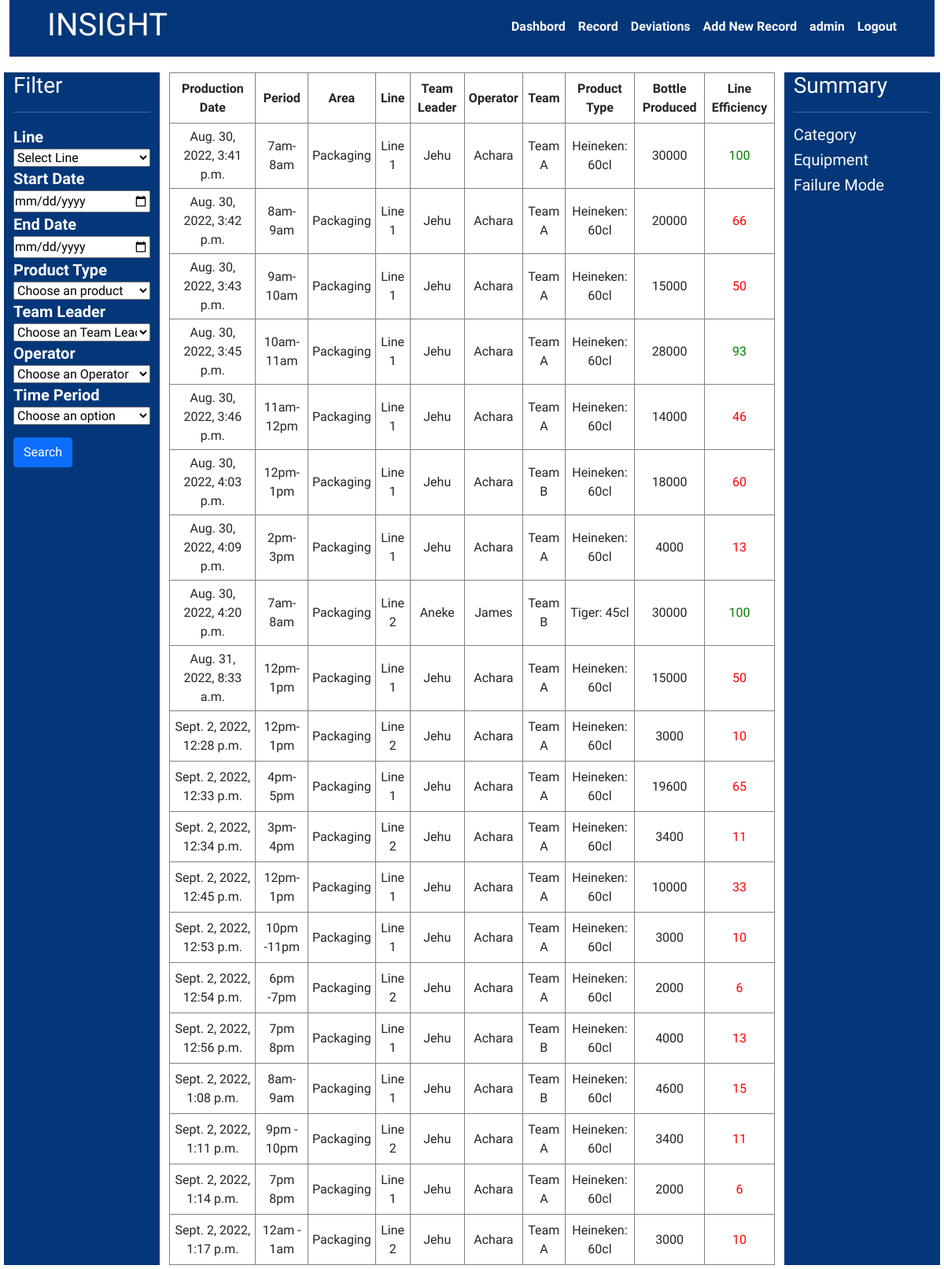
The page /insight/ (signed in) on the database its author committed.
### accounts/models.py (models this page shows, shortened)
class AccountsUser(AbstractBaseUser,PermissionsMixin):
    email =models.EmailField(unique=True)
    sap_no =models.PositiveIntegerField()
    user_name =models.CharField(max_length=20)
    first_name =models.CharField(max_length=50,blank=True)
    last_name =models.CharField(max_length=50,blank=True)
    is_active =models.BooleanField(default=False)
    is_staff =models.BooleanField(default=False)
    created_on =models.DateTimeField(auto_now_add=True)
    objects = CustomAccountManager()
    USERNAME_FIELD ='email'
    REQUIRED_FIELDS = ['user_name','sap_no','first_name','last_name']

### insight/models.py (models this page shows, shortened)
class InsightData(models.Model):
    area =models.ForeignKey(Area,on_delete=models.CASCADE)
    line =models.ForeignKey(Line,on_delete=models.CASCADE)
    line_speed =models.ForeignKey(Line_speed,on_delete=models.CASCADE)
    shift_type =models.ForeignKey(Shift_type,on_delete=models.CASCADE)
    line_manager =models.ForeignKey(Line_manager,default='Oyom',on_delete=models.SET_DEFAULT)
    team_leader =models.ForeignKey(Team_leader,on_delete=models.SET_DEFAULT,default='Oyom')
    data_operator = models.ForeignKey(Data_operator,on_delete=models.SET_DEFAULT,default='Oyom')
    production_team =models.ForeignKey(Production_team,on_delete=models.CASCADE)
    product_type =models.ForeignKey(Product_type,on_delete=models.SET_DEFAULT,default='no-name')
    time_period =models.ForeignKey(Time_period,on_delete=models.CASCADE)
    last_counter_reading =models.PositiveIntegerField(default=0)
    new_counter_reading =models.PositiveIntegerField()
    production_date =models.DateTimeField(auto_now_add=True)
    modified_date =models.DateTimeField(auto_now=True)
    bbt_no =models.CharField(max_length=6)
    bottle_produced =models.PositiveIntegerField(null=True,blank=True)
    deviation_duration =models.PositiveIntegerField(null=True,blank=True)
    line_output =models.PositiveIntegerField(null=True,blank=True)
    opi =models.DecimalField(max_digits=5,decimal_places=2,null=True,blank=True)
    deviation_data=models.ManyToManyField('Deviation',blank=True)

class Time_period(models.Model):
    name = models.CharField(max_length=100)
    def __str__(self):
        return self.name

class Area(models.Model):
    name = models.CharField(max_length=100,)
    def __str__(self):
     return self.name

class Line(models.Model):
    name = models.CharField(max_length=100)
    def __str__(self):
        return self.name

class Team_leader(models.Model):
    name = models.CharField(max_length=100)
    def __str__(self):
        return self.name

class Data_operator(models.Model):
    name = models.CharField(max_length=100)
    def __str__(self):
        return self.name

class Production_team(models.Model):
    name = models.CharField(max_length=100)
    def __str__(self):
        return self.name

class Product_type(models.Model):
    name = models.CharField(max_length=50)
    bottle_size =models.CharField(max_length=50)
    bottles_per_carton =models.PositiveIntegerField()
    def __str__(self):
        return f'{self.name}: {self.bottle_size}'

### insight/views.py (the view)
# urls.py: path('',InsightDataListView.as_view(),name='list-data'),
class InsightDataListView(LoginRequiredMixin,ListView):
    login_url = '/accounts/login'
    model = InsightData
    template_name = "insight/list-data.html"
    context_object_name= 'datas'
    def get_context_data(self, **kwargs):
        product_type= Product_type.objects.all()
        team_leader =Team_leader.objects.all()
        operators =Data_operator.objects.all()
        lines =Line.objects.all()
        time_period =Time_period.objects.all()
        datas=super().get_context_data(**kwargs)
        datas['products']=product_type
        datas['leaders']=team_leader
        datas['operators']=operators
        datas['lines']=lines
        datas['times']=time_period
        return datas
    def get_queryset(self):
        qs=super().get_queryset()
        start_date=self.request.GET.get('start-date')
        end_date=self.request.GET.get('end-date')
        line= self.request.GET.get('line')
        product =self.request.GET.get('product-type')
        team_lead = self.request.GET.get('team-leader')
        data_operator = self.request.GET.get('operator')
        time =self.request.GET.get('time-period')
        if line !='' and line is not None:
             qs= qs.filter(line__id=line)
        if product !='' and  product is not None:
             qs= qs.filter(product_type__id=product)
        if team_lead !='' and  team_lead is not None:
             qs= qs.filter(team_leader__id=team_lead)
        if data_operator !='' and  data_operator is not None:
             qs= qs.filter(data_operator__id=data_operator)
        if time !='' and  time is not None:
             qs= qs.filter(time_period__id=time)
        if start_date !='' and start_date is not None:
            qs =qs.filter(production_date__gte= start_date)
        if end_date !='' and end_date is not None:
            qs =qs.filter(production_date__lte= end_date)
        return qs

### insight/templates/insight/list-data.html
{% extends 'base.html' %} {% block content %} {% include 'navbar.html' %}
<div class="kpi">
  <div class="row">
    <div class="col-2 content-sidebar">
      <h3>Filter</h3>
      <hr />
      {% include 'insight/perfomance-filter.html' %}
    </div>
    <div class="col-8 content-table">
      <table>
        <thead>
          <tr>
            <th>Production Date</th>
            <th>Period</th>
            <th>Area</th>
            <th>Line</th>
            <th>Team Leader</th>
            <th>Operator</th>
            <th>Team</th>
            <th>Product Type</th>
            <th>Bottle Produced</th>
            <th>Line Efficiency</th>
          </tr>
        </thead>
        <tbody>
          {% for data in datas %}
          <tr>
            <td>{{data.production_date}}</td>
            <td>{{data.time_period}}</td>
            <td>{{data.area}}</td>
            <td>{{data.line}}</td>
            <td>{{data.team_leader}}</td>
            <td>{{data.data_operator}}</td>
            <td>{{data.production_team}}</td>
            <td>{{data.product_type}}</td>
            <td>{{data.bottle_produced}}</td>
            <td class="opi">{{data.line_output}}</td>
          </tr>
          {% endfor %}
        </tbody>
      </table>
    </div>
    <div class="col-2 content-sidebar">
      <h3>Summary</h3>
      <hr />
      <h5>Category</h5>
      <h5>Equipment</h5>
      <h5>Failure Mode</h5>
    </div>
  </div>
</div>
{% endblock content %}

### templates/navbar.html (shortened to what this page needs)
<header class="navbar navbar-light" style="background-color: var(--nav)">
  <div class="logo px-5">
    <h1><a href="#">INSIGHT</a></h1>
  </div>
  {% if user.is_authenticated %}
  <nav class="nav nav-masthead justify-content-end float-md-end px-5">
    <a class="nav-link" href="{% url 'dashboard' %}">Dashbord</a>
    <a class="nav-link" href="{% url 'list-data' %}">Record</a>
        <a class="nav-link" href="{% url 'list-deviation' %}">Deviations</a>
    <a class="nav-link" href="{% url 'create-data' %}">Add New Record</a>
    <a class="nav-link" href="#"> {{user.user_name}}</a>
    <a class="nav-link" href="{% url 'logout' %}">Logout</a>
  </nav>
  {% endif %}
</header>

### static/css/style.css (style rules this page uses)
:root { --nav: #043779; --content: #ffffff; --textcontent: #fefefe; --bs-blue: #0d6efd; --bs-indigo: #6610f2; --bs-purple: #6f42c1; --bs-pink: #d63384; --bs-red: #dc3545; --bs-orange: #fd7e14; --bs-yellow: #ffc107; --bs-green: #198754; --bs-teal: #20c997; --bs-cyan: #0dcaf0; --bs-white: #fff; --bs-gray: #6c757d; --bs-gray-dark: #343a40; --bs-primary: #0d6efd; --bs-secondary: #6c757d; --bs-success: #198754; --bs-info: #0dcaf0; --bs-warning: #ffc107; --bs-danger: #dc3545; --bs-light: #f8f9fa; --bs-dark: #212529; --bs-font-sans-serif: system-ui, -apple-system, "Segoe UI", Roboto, "Helvetica Neue", Arial, "Noto Sans", "Liberation Sans", sans-serif, "Apple Color Emoji", "Segoe UI Emoji", "Segoe UI Symbol", "Noto Color Emoji"; --bs-font-monospace: SFMono-Regular, Menlo, Monaco, Consolas, "Liberation Mono", "Courier New", monospace; --bs-gradient: linear-gradient( 180deg, rgba(255, 255, 255, 0.15), rgba(255, 255, 255, 0) ); }
* { padding: 0; margin: 0; box-sizing: border-box; }
a { text-decoration: none; color: var(--textcontent); }
body { font-family: "Source Sans Pro", sans-serif; }
.nav-masthead .nav-link { padding: 0.25rem 0; font-weight: 700; color: var(--textcontent); background-color: transparent; border-bottom: 0.25rem solid transparent; }
.nav-masthead .nav-link + .nav-link { margin-left: 1rem; }
.navbar { display: flex; justify-content: space-between; }
.kpi { margin: 20px 5px 5px 5px; }
.content-sidebar { background-color: var(--nav); color: var(--textcontent); }
.k-table table, td, th { border: 1px solid gray; border-collapse: collapse; text-align: center; height: 4em; padding: 5px; }
.opi-green { color: green; }
.opi-red { color: red; }

### rows shown on the page
AccountsUser: user_name "admin"
InsightData: production_date "Aug. 30, 2022, 3:41 p.m.", time_period "7am-8am", area "Packaging", line "Line 1", team_leader "Jehu", data_operator "Achara", production_team "Team A", product_type "Heineken: 60cl", bottle_produced "30000", line_output "100"
InsightData: production_date "Aug. 30, 2022, 3:42 p.m.", time_period "8am-9am", area "Packaging", line "Line 1", team_leader "Jehu", data_operator "Achara", production_team "Team A", product_type "Heineken: 60cl", bottle_produced "20000", line_output "66"
InsightData: production_date "Aug. 30, 2022, 3:43 p.m.", time_period "9am-10am", area "Packaging", line "Line 1", team_leader "Jehu", data_operator "Achara", production_team "Team A", product_type "Heineken: 60cl", bottle_produced "15000", line_output "50"
InsightData: production_date "Aug. 30, 2022, 3:45 p.m.", time_period "10am-11am", area "Packaging", line "Line 1", team_leader "Jehu", data_operator "Achara", production_team "Team A", product_type "Heineken: 60cl", bottle_produced "28000", line_output "93"
InsightData: production_date "Aug. 30, 2022, 3:46 p.m.", time_period "11am-12pm", area "Packaging", line "Line 1", team_leader "Jehu", data_operator "Achara", production_team "Team A", product_type "Heineken: 60cl", bottle_produced "14000", line_output "46"
InsightData: production_date "Aug. 30, 2022, 4:03 p.m.", time_period "12pm-1pm", area "Packaging", line "Line 1", team_leader "Jehu", data_operator "Achara", production_team "Team B", product_type "Heineken: 60cl", bottle_produced "18000", line_output "60"
InsightData: production_date "Aug. 30, 2022, 4:09 p.m.", time_period "2pm-3pm", area "Packaging", line "Line 1", team_leader "Jehu", data_operator "Achara", production_team "Team A", product_type "Heineken: 60cl", bottle_produced "4000", line_output "13"
InsightData: production_date "Aug. 30, 2022, 4:20 p.m.", time_period "7am-8am", area "Packaging", line "Line 2", team_leader "Aneke", data_operator "James", production_team "Team B", product_type "Tiger: 45cl", bottle_produced "30000", line_output "100"
InsightData: production_date "Aug. 31, 2022, 8:33 a.m.", time_period "12pm-1pm", area "Packaging", line "Line 1", team_leader "Jehu", data_operator "Achara", production_team "Team A", product_type "Heineken: 60cl", bottle_produced "15000", line_output "50"
InsightData: production_date "Sept. 2, 2022, 12:28 p.m.", time_period "12pm-1pm", area "Packaging", line "Line 2", team_leader "Jehu", data_operator "Achara", production_team "Team A", product_type "Heineken: 60cl", bottle_produced "3000", line_output "10"
InsightData: production_date "Sept. 2, 2022, 12:33 p.m.", time_period "4pm-5pm", area "Packaging", line "Line 1", team_leader "Jehu", data_operator "Achara", production_team "Team A", product_type "Heineken: 60cl", bottle_produced "19600", line_output "65"
InsightData: production_date "Sept. 2, 2022, 12:34 p.m.", time_period "3pm-4pm", area "Packaging", line "Line 2", team_leader "Jehu", data_operator "Achara", production_team "Team A", product_type "Heineken: 60cl", bottle_produced "3400", line_output "11"
InsightData: production_date "Sept. 2, 2022, 12:45 p.m.", time_period "12pm-1pm", area "Packaging", line "Line 1", team_leader "Jehu", data_operator "Achara", production_team "Team A", product_type "Heineken: 60cl", bottle_produced "10000", line_output "33"
InsightData: production_date "Sept. 2, 2022, 12:53 p.m.", time_period "10pm -11pm", area "Packaging", line "Line 1", team_leader "Jehu", data_operator "Achara", production_team "Team A", product_type "Heineken: 60cl", bottle_produced "3000", line_output "10"
InsightData: production_date "Sept. 2, 2022, 12:54 p.m.", time_period "6pm -7pm", area "Packaging", line "Line 2", team_leader "Jehu", data_operator "Achara", production_team "Team A", product_type "Heineken: 60cl", bottle_produced "2000", line_output "6"
InsightData: production_date "Sept. 2, 2022, 12:56 p.m.", time_period "7pm 8pm", area "Packaging", line "Line 1", team_leader "Jehu", data_operator "Achara", production_team "Team B", product_type "Heineken: 60cl", bottle_produced "4000", line_output "13"
InsightData: production_date "Sept. 2, 2022, 1:08 p.m.", time_period "8am-9am", area "Packaging", line "Line 1", team_leader "Jehu", data_operator "Achara", production_team "Team B", product_type "Heineken: 60cl", bottle_produced "4600", line_output "15"
InsightData: production_date "Sept. 2, 2022, 1:11 p.m.", time_period "9pm - 10pm", area "Packaging", line "Line 2", team_leader "Jehu", data_operator "Achara", production_team "Team A", product_type "Heineken: 60cl", bottle_produced "3400", line_output "11"
InsightData: production_date "Sept. 2, 2022, 1:14 p.m.", time_period "7pm 8pm", area "Packaging", line "Line 1", team_leader "Jehu", data_operator "Achara", production_team "Team A", product_type "Heineken: 60cl", bottle_produced "2000", line_output "6"
InsightData: production_date "Sept. 2, 2022, 1:17 p.m.", time_period "12am - 1am", area "Packaging", line "Line 2", team_leader "Jehu", data_operator "Achara", production_team "Team A", product_type "Heineken: 60cl", bottle_produced "3000", line_output "10"
